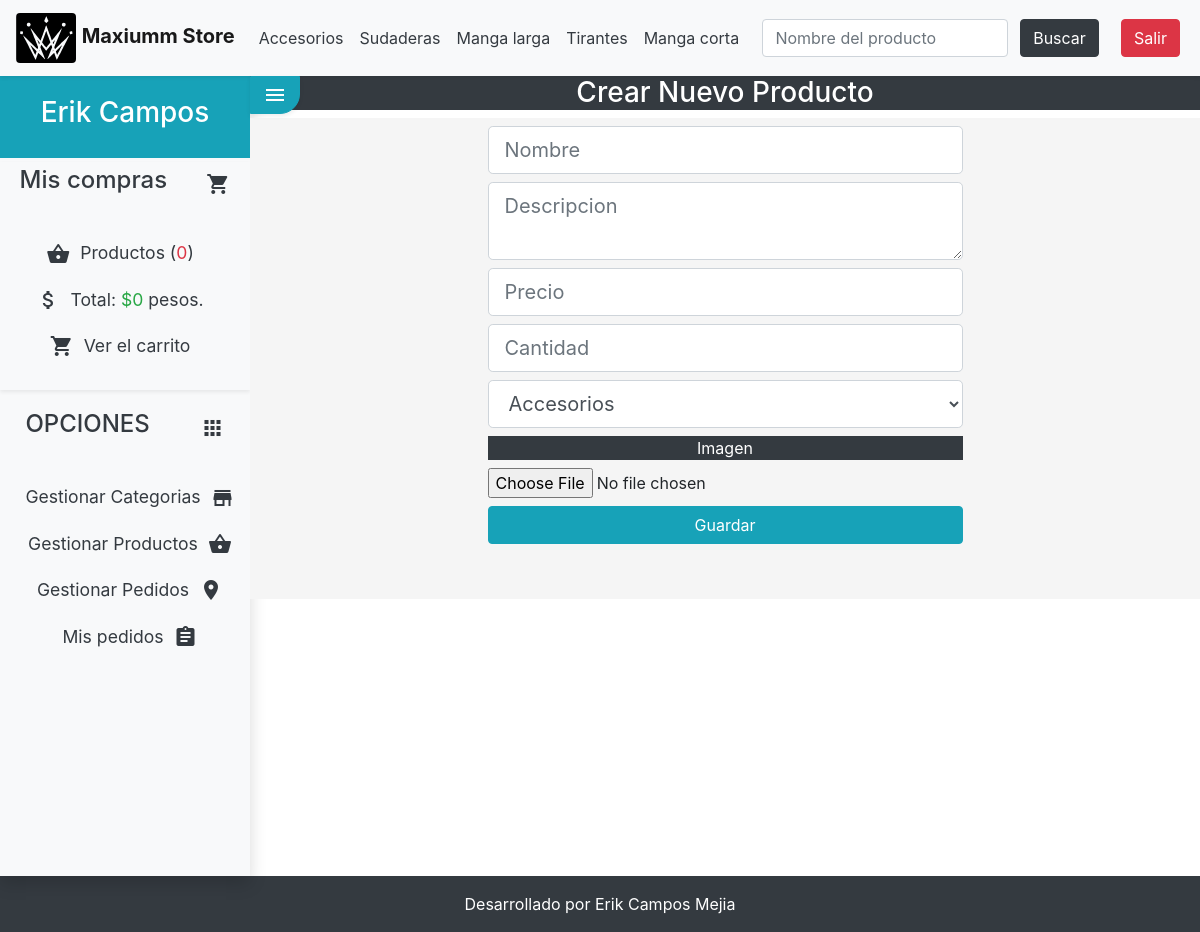
/producto/crear (signed in), run on the app's committed database.
### tables this page shows
CREATE TABLE `categorias` (
  `id` int(255) NOT NULL,
  `nombre` varchar(100) NOT NULL
);

### config/db.php (called while the page is built)
<?php
class Database{
    public static function connect(){
        $db = new mysqli('localhost','test','root','maxiumm_store');
        $db->query("SET NAMES 'utf8'");
        return $db;
    }
}

### helpers/utils.php (called while the page is built, shortened)
<?php
class Utils {
    public static function showCategorias() {
        require_once 'models/categoria.php';
        $categoria = new Categoria();
        $categorias = $categoria->getAll();
        return $categorias;
    }
}

### models/categoria.php (called while the page is built, shortened)
<?php
class Categoria {
    private $db;
    public function __construct() {
        $this->db = Database::connect();
    }
    public function getAll() {
        $sql = "SELECT *FROM categorias ORDER BY id DESC";
        $categorias = $this->db->query($sql);
        return $categorias;
    }
}

### controllers/productoController.php (called while the page is built, shortened)
<?php
class productoController {
    public function crear() {
        require_once 'views/producto/crear.php';
    }
}

### views/producto/crear.php (the view, shortened to what this page needs)
<div class="bg-dark text-white text-center">
<?php if (isset($edit) && isset($pro) && is_object($pro)): ?>
<h3>Editar Producto <?= $pro->nombre ?></h3>
    <?php $url_action = base_url . "producto/save/" . $pro->id ?>
<?php else: ?>
    <h3>Crear Nuevo Producto</h3>
    <?php $url_action = base_url . "producto/save" ?>
<?php endif ?>
</div>
<div class='text-center body-form'>
    <form class="form-gestion" action="<?= $url_action ?>" method="POST" enctype="multipart/form-data">
        <input type="text" name="nombre" class="form-control form-control-lg my-2" value="<?= isset($pro) && is_object($pro) ? $pro->nombre : ''; ?>" placeholder="Nombre" />
        <textarea type="text" name="descripcion" class="form-control form-control-lg my-2" placeholder="Descripcion"><?= isset($pro) && is_object($pro) ? $pro->descripcion : ''; ?></textarea>
        <input type="text" name="precio" class="form-control form-control-lg my-2" placeholder="Precio" value="<?= isset($pro) && is_object($pro) ? $pro->precio : ''; ?>" />
        <input type="number" name="stock" class="form-control form-control-lg my-2" placeholder="Cantidad" value="<?= isset($pro) && is_object($pro) ? $pro->stock : ''; ?>" />
        <?php $categorias = Utils::showCategorias(); ?>
        <select name="categoria" class="form-control form-control-lg my-2">
            <?php while ($cat = $categorias->fetch_object()): ?>
                <option value="<?= $cat->id ?>" <?= isset($pro) && is_object($pro) && $cat->id == $pro->categoria_id ? 'selected' : ''; ?>>
                    <?= $cat->nombre ?>
                </option>
            <?php endwhile; ?>
        </select>
        <div class="bg-dark my-2 text-white" >Imagen</div>
        <input type="file" name="imagen" class="form-control-file"/>
        <input class="btn btn-info btn-block my-2" type="submit" value="Guardar"/>
    </form>
</div>

### views/layout/header.php (shortened to what this page needs)
<!DOCTYPE html>
<html lang="es">
<head>
    <link rel="stylesheet" href="<?=base_url?>assets/css/bootstrap.css">
    <link rel="stylesheet" href="<?= base_url ?>assets/css/styles.css">
</head>
<body class="grey">
    <div id="main">
        <div class="navbar navbar-expand-lg navbar-light bg-light shadow-sm" style="margin-bottom: 0px">
            <a href="<?=base_url?>" class="navbar-brand">
                <img src="<?=base_url?>assets/img/logo.svg" class="rounded mx-auto">
                <strong>Maxiumm Store</strong>
            </a>
            <?php $categorias = Utils::showCategorias(); ?>
            <div class="collapse navbar-collapse" id="navbarNav">
                <ul class="navbar-nav mr-auto d-flex justify-content-center align-items-center text-center"
                    id='menu-nav'>
                    <?php while ($cat = $categorias->fetch_object()): ?>
                    <li class="nav-item"><a class="nav-link text-dark"
                            href="<?= base_url ?>categoria/ver/<?= $cat->id ?>"><?= $cat->nombre ?> </a></li>
                    <?php endwhile; ?>
                </ul>
                <form class="form-inline my-2 my-lg-0 d-flex justify-content-center align-items-center" action="<?=base_url?>producto/serch" method="POST">
                    <input class="form-control mr-sm-2 col-sm-8" placeholder="Nombre del producto" name="name" id="name">
                    <button class="btn btn-dark my-2 my-sm-0 mx-1 text-white" type="submit" >Buscar</button>
                </form>
                <div class="d-flex justify-content-center align-items-center text-center">
                <?php if (!isset($_SESSION['identity'])): ?>
                    <a class="btn btn-info my-2 my-sm-0 mx-1" href="<?= base_url ?>usuario/loginView">Login</a>
                    <a class="btn btn-success my-2 my-sm-0 mx-1" href="<?= base_url ?>usuario/registro">Registrar</a>
                    <?php else: ?>
                    <a class="btn btn-danger my-2 my-sm-0 mx-1" href="<?= base_url ?>usuario/logout">Salir</a>
                    <?php endif; ?>
                </div>
            </div>
        </div>
        <div class="wrapper bg-white">

### assets/css/styles.css (style rules this page uses)
.wrapper { display: flex; width: 100%; align-items: stretch; }
a, a:hover, a:focus { color: inherit; text-decoration: none; transition: all 0.3s; }
.body-form { padding-bottom: 5% !important; display: -ms-flexbox; display: flex; -ms-flex-align: center; align-items: center; justify-content: center; background-color: #f5f5f5; }
.form-gestion { width: 50%; }

### data on the page
categorias: nombre "Accesorios"
categorias: nombre "Sudaderas"
categorias: nombre "Manga larga"
categorias: nombre "Tirantes"
categorias: nombre "Manga corta"

### other printed values
$_SESSION['identity']->nombre "Erik"
$_SESSION['identity']->apellidos "Campos"
$stats['count'] "0"
$stats['total'] "0"
form field categoria "Accesorios"
